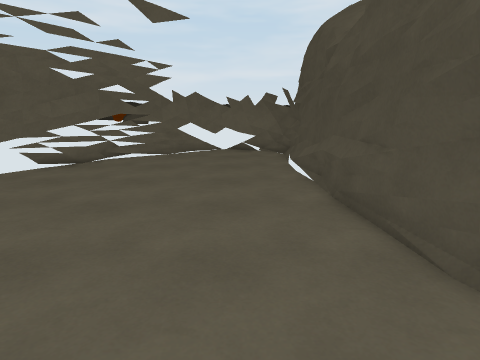
view 1 (above)

14 first-person views from a walk through a 3-D level made in the Unity game engine. The camera is 1.5 m above the floor, tilts 12° down and sees 75° across. The floor is counted in squares, 0.5 m on a side. Each view is taken from the middle of a square. On the plan, view 1 faces up. The plan holds only what a view shows up to about 20 squares ahead; the rest is blank. The place goes on beyond the plan. The player character is not drawn. Some animated figures are left out. Surface patterns are stand-ins for the level's own textures.

view 2
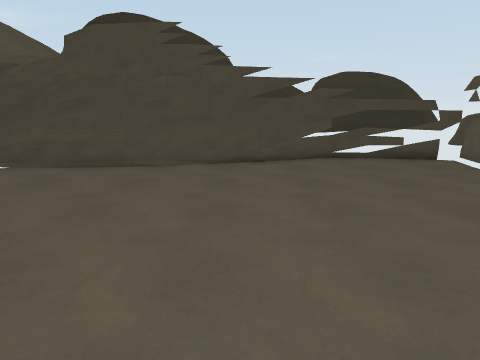

view 3
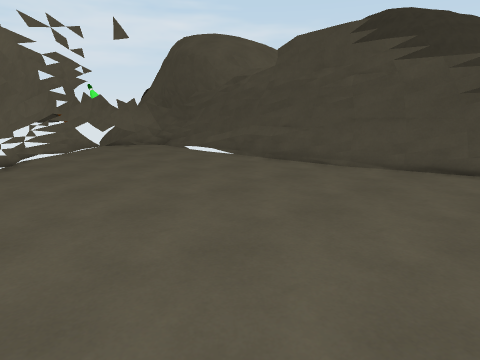

view 4
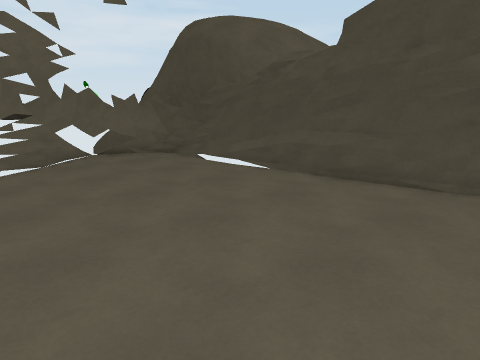

view 5
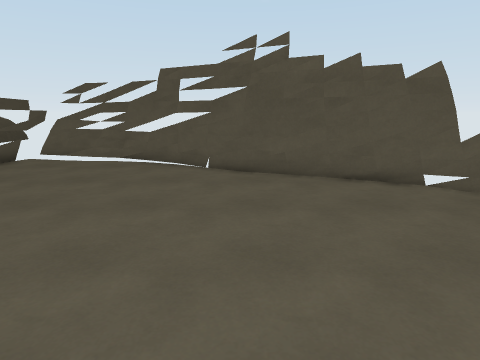

view 6
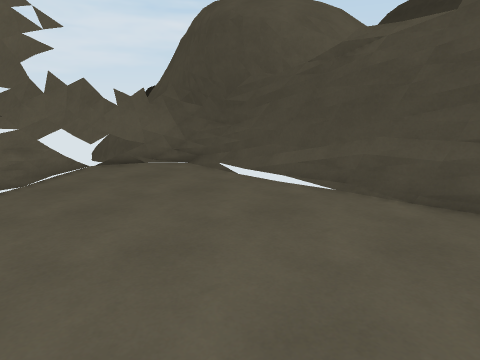

view 7
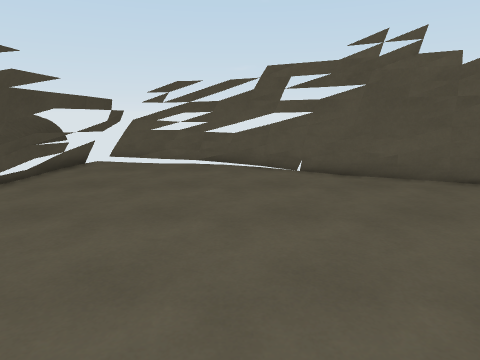

view 8
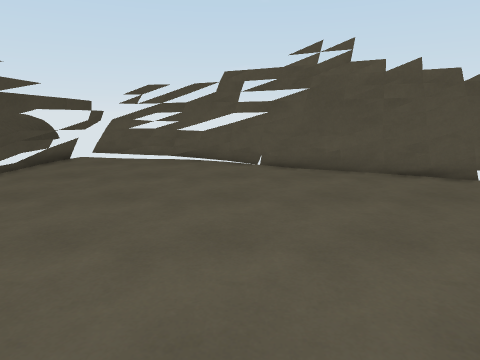

view 9
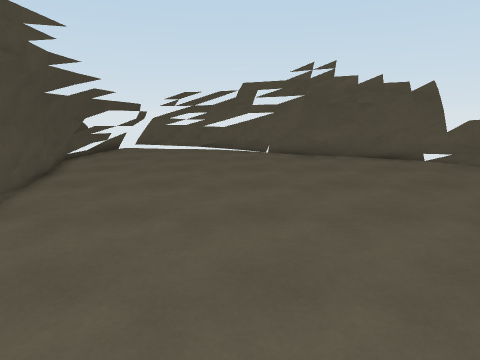

view 10
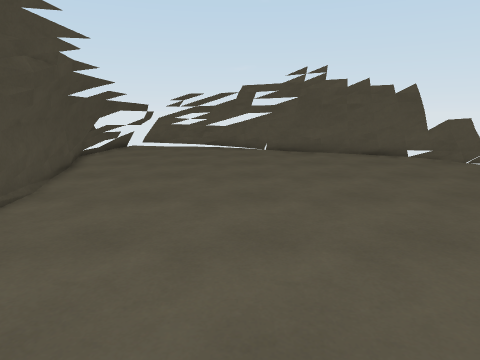

view 11
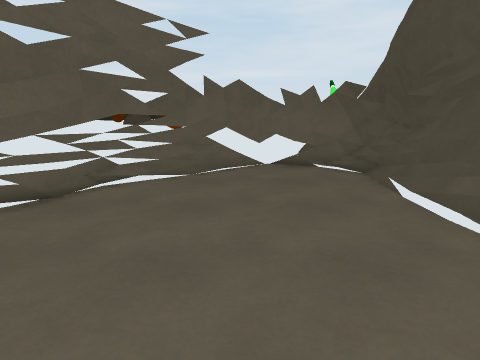

view 12
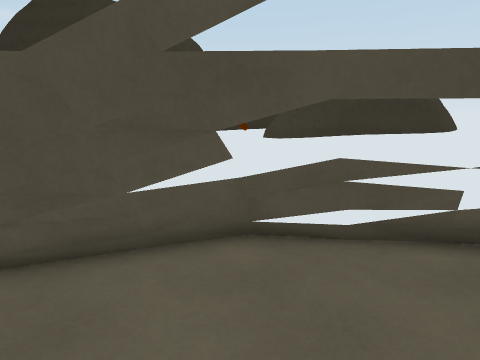

view 13
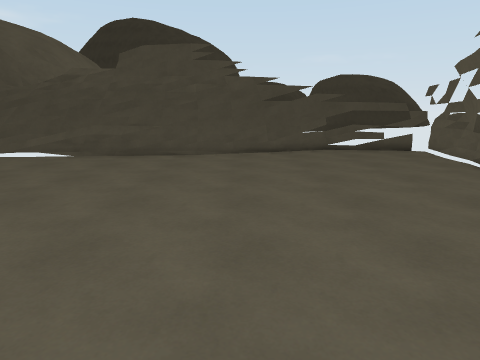

view 14
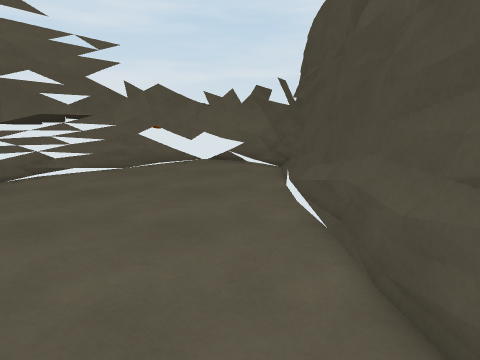

### Floor plan
Key: @ floor where view 1 was taken; # wall or solid block; x gap in a wall; . floor; = window, fence, low wall or low ledge; ^ raised ledge.
Columns run from 19 left of view 1 to 7 right of it. Each row starts with its distance up from view 1.
 24                ########
 23               ###.....#
 22             ####......#
 21            ###........#
 20            #^.........#
 19            ##.........#
 18           ##..........#
 17          ###..........#
 16          ##...........#
 15         ##............#
 14         ##............#
 13          .............##
 12         ..............##
 11         ..............=#
 10         ..............##
  9        ................#
  8        ................#
  7      ..................#
  6     ...................#
  5    ....................#
  4    ....................##
  3    ....................##
  2 .  .....................#
  1    .....................#
  0   .................@....#
 -1  .......................#
 -2 ##......................#
 -3  =..................... ##
 -4  #=#................... ##=
 -5   #####................ #^^
 -6      #####............  #^=
 -7         ####..........  ^^=
 -8           #####......  #^=#
 -9              ####      #^=#
-10                #####   x^^#
-11                   #######^
-12                       ##^=
-13                         #

Where each view was taken, in squares from view 1:
view 1: 0 up, 0 right, facing up
view 2: 1 up, 14 left, facing right
view 3: 3 down, 13 left, facing up-right
view 4: 3 up, 10 left, facing up-right
view 5: 8 up, 8 left, facing down
view 6: 8 up, 8 left, facing up-right
view 7: 7 up, 3 left, facing down
view 8: 9 up, 5 left, facing down
view 9: 15 up, 4 left, facing down
view 10: 17 up, 4 left, facing down
view 11: 8 up, 3 left, facing up
view 12: 5 down, 0 right, facing right
view 13: 2 up, 19 left, facing right
view 14: 6 up, 1 right, facing up
